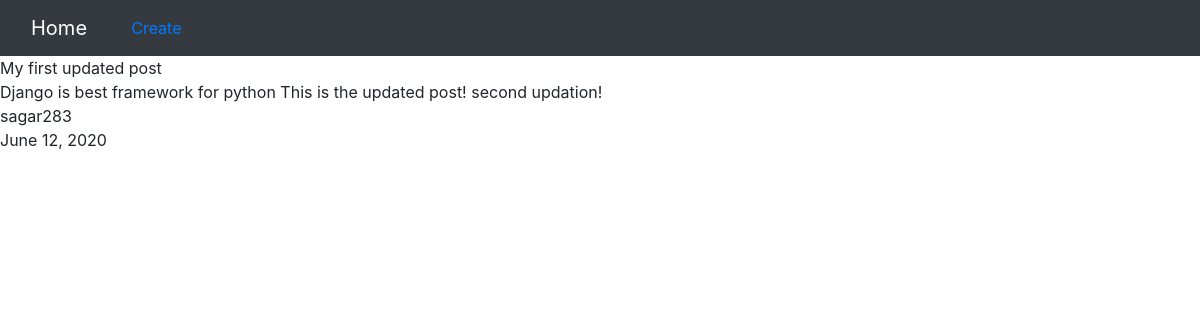
Page /detail/1/ on the committed database.
### blogposts/models.py (models this page shows, shortened)
class Post(models.Model):
	title = models.CharField(max_length=50)
	content = models.TextField(max_length=200)
	author = models.ForeignKey(User, on_delete=models.CASCADE)
	date_posted = models.DateField()

### blogposts/views.py (the view)
# urls.py: path('detail/<int:pk>/', views.PostDetailView.as_view(), name='detail'),
class PostDetailView(DetailView):
	model = Post

### blogposts/templates/blogposts/post_detail.html
{% extends 'blogposts/base.html' %}
{% block content %}
	<div>{{object.title}}</div>
	<div>{{object.content}}</div>
	<div>{{object.author}}</div>
	<div>{{object.date_posted}}</div>
{% endblock content %}

### blogposts/static/blogposts/main.css (style rules this page uses)
body { background: #F0F8FF; color: #fcf805; margin-top: 5rem; }

### rows in the picture
Post: title "My first updated post", content "Django is best framework for python This is the updated post! second updation!", author "sagar283", date_posted "June 12, 2020"
